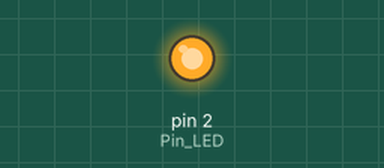
This sketch was run on a simulated Arduino Uno, built with avr-gcc and run on an emulated ATmega328P. Parts: output pins drawn as LEDs (lit = HIGH).

Above: at 0.2 s.
At 13.2 s:
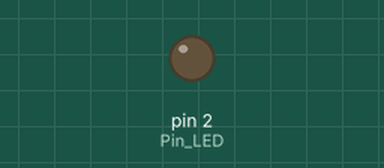
Timing chart, 0 to 13.7 s (numbered marks = the images above):
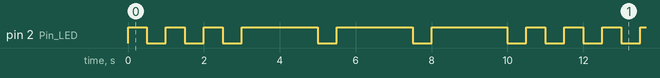

The sketch:

PraticaA1.04.09.2023_Grupo9.ino
```cpp
// Breno Amaral Santos
// Gustavo Henrique Neivas Simões
// João Victor Fernandes Lima - Líder
// Giovanna Silva Penido

int Pin_LED = 2;
// Definição da porta
void setup()
{
  pinMode(Pin_LED, OUTPUT);
}
// Definir o modo da porta de saída

void loop() // Inicio da repetição indefinida do código
{
  for (int aux=0; aux<=2; aux++){
    repeticao(500); // Importação do método com a definição do tempo
  }
  for (int aux=0; aux<=2; aux++){
  	repeticao(2000); // Importação do método com a definição do tempo
  }
}

// Método que recebe como parâmetro o tempo da repetição
void repeticao(int tempo) {
    digitalWrite(Pin_LED, HIGH);
  	delay(tempo);
  	digitalWrite(Pin_LED, LOW);
  	delay(500);
}
```

Measured:
- by itself, pin 2 (Pin_LED): repeats every 10.5 s: 2 × (LOW 0.50 s, HIGH 0.50 s), 3 × (LOW 0.50 s, HIGH 2.0 s), LOW 0.50 s, HIGH 0.50 s
- by itself, everything shown: repeats every 10.5 s, in 12 steps
